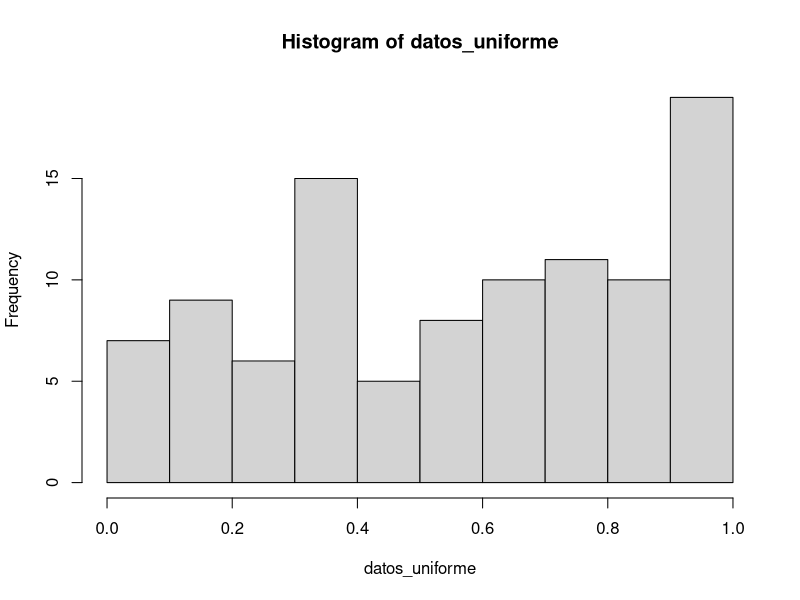

Write R code to recreate this figure. (Note: this script raises an error after producing the figure.)
## ---- chunk 1
knitr::opts_chunk$set(echo = TRUE)
## ---- chunk 2
# Shapiro-wilk 
# H0: Siguen una distribución normal
# H1: No siguen una distribución normal

# Generar datos aleatorios

# Variables aleatorias discretas
datos_uniforme <- runif(100, min = 0, max = 1)
hist(datos_uniforme)
datos_binomial <- rbinom(100, size = 10, prob = 0.5)
datos_poisson <- rpois(100, lambda = 5)

# Variables aleatorias continuas
datos_normal <- rnorm(100, mean = 0, sd = 1)
datos_gamma <- rgamma(100, shape = 2, rate = 1)


# Realizar la prueba de Shapiro-Wilk
print(shapiro.test(datos_uniforme))
resultado_binomial <- shapiro.test(datos_binomial)
resultado_poisson <- shapiro.test(datos_poisson)
resultado_normal <- shapiro.test(datos_normal)
resultado_gamma <- shapiro.test(datos_gamma)
resultado_normal <- shapiro.test(datos_normal)

# Mostrar los resultados
print("Resultado para datos uniformes:")
print(resultado_uniforme)

print("Resultado para datos binomiales:")
print(resultado_binomial)

print("Resultado para datos de Poisson:")
print(resultado_poisson)

print("Resultado para datos normales:")
print(resultado_normal)

print("Resultado para datos gamma:")
print(resultado_gamma)


# En la práctica, "two-sided" significa que estás considerando desviaciones extremas en ambas colas de la distribución para tomar tu decisión. Esto es relevante porque te permite detectar si tus datos se desvían significativamente de una distribución normal, ya sea que tengan colas más pesadas o más ligeras que una distribución normal.



## ---- chunk 3
# Generar datos aleatorios
datos_uniforme <- runif(1000, min = 0, max = 1)
datos_gamma <- rgamma(10000, shape = 2, rate = 1)
hist(datos_gamma)
datos_poisson <- rpois(100, lambda = 5)
datos_binomial <- rbinom(100, size = 10, prob = 0.5)

hist(datos_uniforme)
hist(datos_gamma)

# Realizar la prueba de Kolmogorov-Smirnov para verificar si los datos son uniformes
ks_uniforme <- ks.test(datos_uniforme, "punif", min = 0, max = 1)
ks_gamma <- ks.test(datos_gamma, "pgamma", shape = 2, rate = 1)
ks_poisson <- ks.test(datos_poisson, "ppois", lambda = mean(datos_poisson))
ks_binomial <- ks.test(datos_binomial, "pbinom", size = 10, prob = 0.5)

# Mostrar los resultados
print("Resultado de KS para datos uniformes:")
print(ks_uniforme)

print("Resultado de KS para datos gamma:")
print(ks_gamma)

# Variables aleatorias discretas 

print("Resultado de KS para datos de Poisson:")
print(ks_poisson)

print("Resultado de KS para datos binomiales:")
print(ks_binomial)

# ------------------------------------------------
# ¿Qué acaba de pasar?
# ------------------------------------------------

# Caso corregido: para variables discretas 

# Generar datos aleatorios de Poisson
datos_poisson <- rpois(1000, lambda = 5)

# Crear una tabla de frecuencias
tabla_frec_poisson <- table(datos_poisson)

# Convertir los nombres de la tabla a números
nombres_numericos <- as.numeric(names(tabla_frec_poisson))

# Calcular las probabilidades teóricas para cada valor único en la muestra
prob_teoricas <- dpois(nombres_numericos, lambda = 5)

# Normalizar las probabilidades para que sumen a 1
prob_teoricas <- prob_teoricas / sum(prob_teoricas)

# Realizar la prueba de Chi-cuadrado
chi_poisson <- chisq.test(tabla_frec_poisson, p = prob_teoricas)

# La advertencia "Chi-squared approximation may be incorrect" generalmente aparece cuando algunas de las frecuencias esperadas son demasiado bajas. La regla general es que todas las frecuencias esperadas deben ser al menos 5 para que la aproximación  χ^2 sea válida.

# Mostrar resultados
print(chi_poisson)

